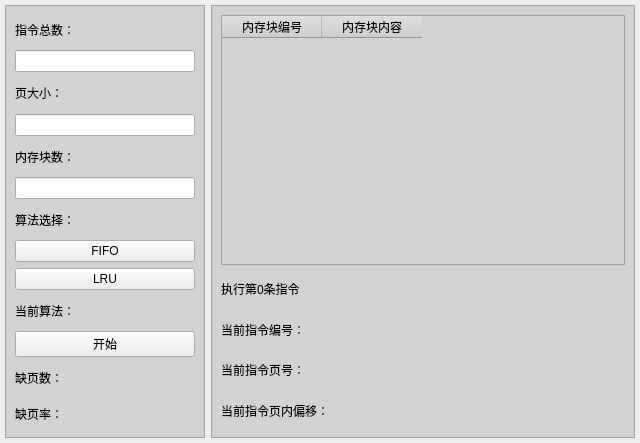
<?xml version="1.0" encoding="UTF-8"?>
<ui version="4.0">
 <class>MainWindow</class>
 <widget class="QMainWindow" name="MainWindow">
  <property name="geometry">
   <rect>
    <x>0</x>
    <y>0</y>
    <width>640</width>
    <height>443</height>
   </rect>
  </property>
  <property name="windowTitle">
   <string>MainWindow</string>
  </property>
  <widget class="QWidget" name="centralwidget">
   <layout class="QGridLayout" name="gridLayout">
    <property name="leftMargin">
     <number>5</number>
    </property>
    <property name="topMargin">
     <number>5</number>
    </property>
    <property name="rightMargin">
     <number>5</number>
    </property>
    <property name="bottomMargin">
     <number>5</number>
    </property>
    <item row="0" column="1">
     <widget class="QFrame" name="frame_view">
      <property name="styleSheet">
       <string notr="true">QFrame {
	background-color: rgb(211, 211, 211)
}</string>
      </property>
      <property name="frameShape">
       <enum>QFrame::StyledPanel</enum>
      </property>
      <property name="frameShadow">
       <enum>QFrame::Raised</enum>
      </property>
      <layout class="QVBoxLayout" name="verticalLayout_2">
       <item>
        <widget class="QTableWidget" name="memory_tableWidget">
         <property name="maximumSize">
          <size>
           <width>16777215</width>
           <height>250</height>
          </size>
         </property>
         <attribute name="horizontalHeaderCascadingSectionResizes">
          <bool>false</bool>
         </attribute>
         <column>
          <property name="text">
           <string>内存块编号</string>
          </property>
         </column>
         <column>
          <property name="text">
           <string>内存块内容</string>
          </property>
         </column>
        </widget>
       </item>
       <item>
        <widget class="QLabel" name="instrcution_count_label">
         <property name="text">
          <string>执行第0条指令</string>
         </property>
        </widget>
       </item>
       <item>
        <widget class="QLabel" name="instruction_num_label">
         <property name="text">
          <string>当前指令编号：</string>
         </property>
        </widget>
       </item>
       <item>
        <widget class="QLabel" name="instruction_page_num_label">
         <property name="text">
          <string>当前指令页号：</string>
         </property>
        </widget>
       </item>
       <item>
        <widget class="QLabel" name="instruction_page_offset_label">
         <property name="text">
          <string>当前指令页内偏移：</string>
         </property>
        </widget>
       </item>
      </layout>
     </widget>
    </item>
    <item row="0" column="0">
     <widget class="QFrame" name="frame_control">
      <property name="maximumSize">
       <size>
        <width>200</width>
        <height>16777215</height>
       </size>
      </property>
      <property name="styleSheet">
       <string notr="true">QFrame {
	background-color: rgb(211, 211, 211)
}</string>
      </property>
      <property name="frameShape">
       <enum>QFrame::StyledPanel</enum>
      </property>
      <property name="frameShadow">
       <enum>QFrame::Raised</enum>
      </property>
      <layout class="QVBoxLayout" name="verticalLayout">
       <item>
        <widget class="QLabel" name="instructions_label">
         <property name="text">
          <string>指令总数：</string>
         </property>
        </widget>
       </item>
       <item>
        <widget class="QLineEdit" name="instructions_lineEdit"/>
       </item>
       <item>
        <widget class="QLabel" name="page_capacity_label">
         <property name="text">
          <string>页大小：</string>
         </property>
        </widget>
       </item>
       <item>
        <widget class="QLineEdit" name="page_capacity_lineEdit"/>
       </item>
       <item>
        <widget class="QLabel" name="total_blocks_label">
         <property name="text">
          <string>内存块数：</string>
         </property>
        </widget>
       </item>
       <item>
        <widget class="QLineEdit" name="total_blocks_lineEdit"/>
       </item>
       <item>
        <widget class="QLabel" name="select_algorithm_label">
         <property name="text">
          <string>算法选择：</string>
         </property>
        </widget>
       </item>
       <item>
        <widget class="QPushButton" name="FIFO_pushButton">
         <property name="text">
          <string>FIFO</string>
         </property>
        </widget>
       </item>
       <item>
        <widget class="QPushButton" name="LRU_pushButton">
         <property name="text">
          <string>LRU</string>
         </property>
        </widget>
       </item>
       <item>
        <widget class="QLabel" name="selected_algorithm_label">
         <property name="text">
          <string>当前算法：</string>
         </property>
        </widget>
       </item>
       <item>
        <widget class="QPushButton" name="pushButton">
         <property name="text">
          <string>开始</string>
         </property>
        </widget>
       </item>
       <item>
        <widget class="QLabel" name="page_fault_count_label">
         <property name="text">
          <string>缺页数：</string>
         </property>
        </widget>
       </item>
       <item>
        <widget class="QLabel" name="page_fault_rate_label">
         <property name="text">
          <string>缺页率：</string>
         </property>
        </widget>
       </item>
      </layout>
     </widget>
    </item>
   </layout>
  </widget>
 </widget>
 <resources/>
 <connections/>
</ui>
